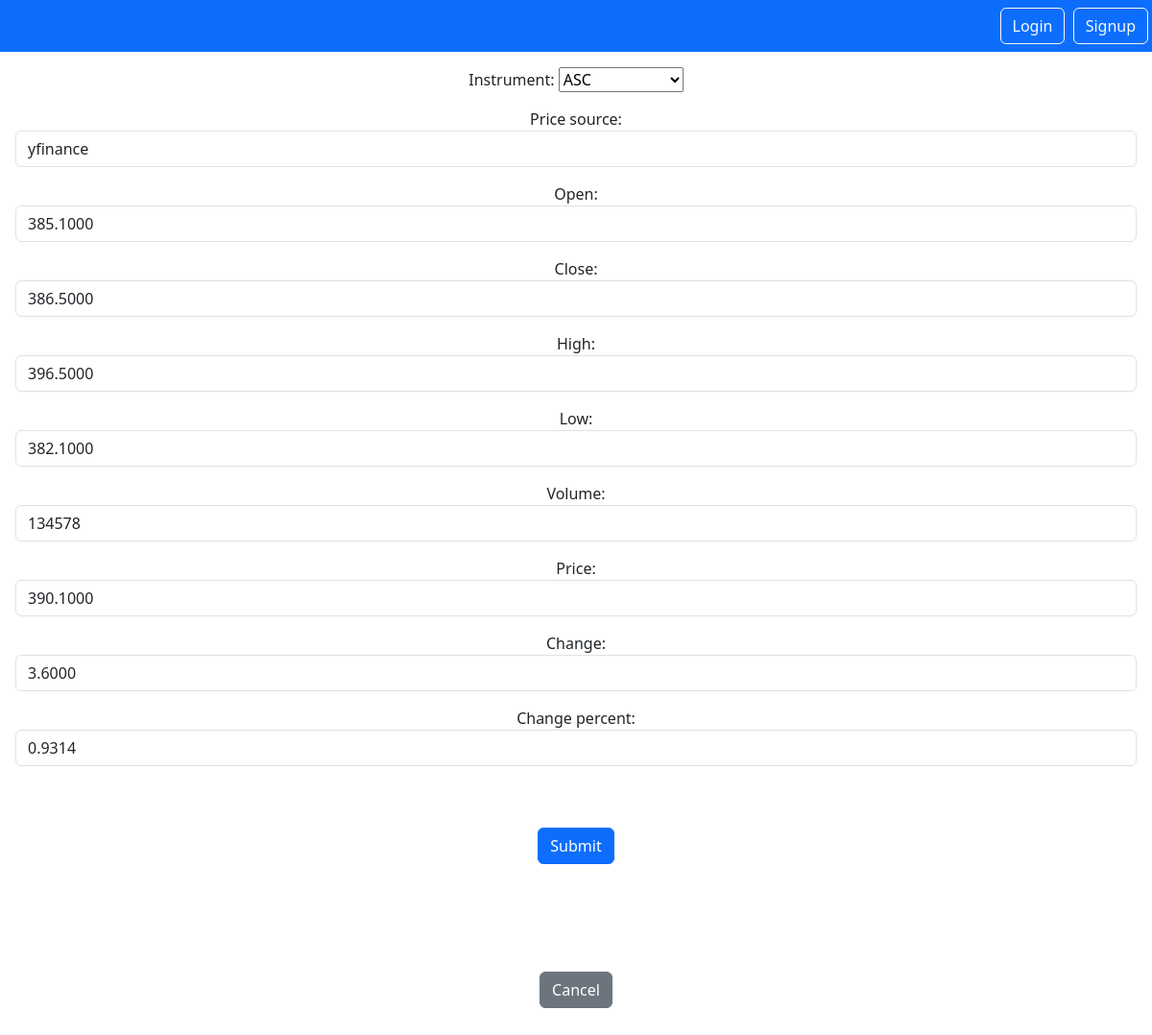
Page /prices/instrument_price/9/edit on the committed database.
### InstrumentPrice/models.py (models this page shows, shortened)
class InstrumentPrice(models.Model):
    id = models.AutoField(primary_key=True)
    price_source = models.CharField(max_length=20, unique=False)
    open = models.DecimalField(max_digits=12, decimal_places=4)
    close = models.DecimalField(max_digits=12, decimal_places=4)
    high = models.DecimalField(max_digits=12, decimal_places=4)
    low = models.DecimalField(max_digits=12, decimal_places=4)
    volume = models.DecimalField(max_digits=15, decimal_places=0)
    price = models.DecimalField(max_digits=12, decimal_places=4)
    change = models.DecimalField(max_digits=12, decimal_places=4)
    change_percent = models.DecimalField(max_digits=12, decimal_places=4)
    ma50 = models.DecimalField(max_digits=12, decimal_places=4, default=0)
    ma200 = models.DecimalField(max_digits=12, decimal_places=4, default=0)
    year_high = models.DecimalField(max_digits=12, decimal_places=4, default=0)
    year_low = models.DecimalField(max_digits=12, decimal_places=4, default=0)
    pcnt_from_year_high = models.DecimalField(max_digits=6, decimal_places=2, default=0)
    mkt_cap = models.DecimalField(max_digits=20, decimal_places=2, default=0)
    currency = models.CharField(max_length=4, unique=False, default='')
    exchange = models.CharField(max_length=6, unique=False, default='')
    created_on = models.DateTimeField(auto_now_add=True)
    updated_on = models.DateTimeField(auto_now=True)
    instrument = models.ForeignKey(Instrument, on_delete=models.CASCADE)
    user = models.ForeignKey(User, null=True, on_delete=models.SET_NULL)
    class Meta:
        db_table = "app_instrument_price"

### InstrumentPrice/views.py (the view)
# urls.py: path('instrument_price/<int:pk>/edit', views.InstrumentPriceUpdateView.as_view(), name='instrument_price.update'),
class InstrumentPriceUpdateView(UpdateView):
    model = InstrumentPrice
    success_url = '/prices/instrument_prices'
    form_class = InstrumentPriceForm
    template_name = 'instrument_price_form.html'

### instrument/models.py (called while the page is built)
    def __str__(self):
        return f"{self.code}"

### InstrumentPrice/templates/instrument_price_form.html (shortened to what this page needs)
{% extends "base.html" %}
{% block content %}
<form method="POST" >{% csrf_token %}
    {{ form.as_p }}
    <button type="submit" class="btn btn-primary my-5">Submit</button>
</form>
<a href="{% url 'instrument_price.list' %}" class="btn btn-secondary my-5">Cancel</a>
{% endblock %}

### rows in the picture
InstrumentPrice: instrument "ASC", price_source "yfinance", open "385.1000", close "386.5000", high "396.5000", low "382.1000", volume "134578", price "390.1000", change "3.6000", change_percent "0.9314"
